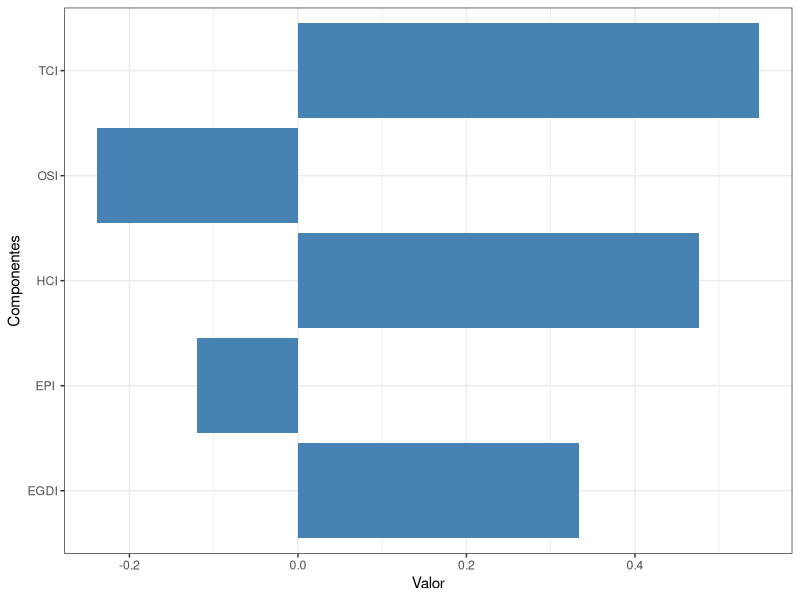

R code for this plot:
library(tidyverse)
library(readxl)

egdi <- read.csv('EGOV_DATA_2024.csv') %>%
    arrange(Country.Name) %>%
    select(
            Country.Name,
            E.Government.Index,
            E.Participation.Index, 
            Online.Service.Index, 
            Human.Capital.Index, 
            Telecommunication.Infrastructure.Index
        )

gastos_publicos <- read_excel('imf_government_expenditure.xls') %>% 
    arrange(Country)

gastos_publicos <- gastos_publicos %>% 
    mutate(Country = case_when(
        Country == 'Vietnam' ~ 'Viet Nam',
        Country == 'Georgia' ~ 'Georgia (Country)',
        Country == 'China, People\'s Republic of' ~ 'China',
        Country == 'China, People\'s Republic of' ~ 'China',
        Country == 'Republic of Congo' ~ 'Congo',
        Country == 'Türkiye, Republic of' ~ 'Türkiye',
        Country == "Micronesia, Fed. States of" ~ "Micronesia (Federated States of)",
        Country == "United States" ~ "United States of America",
        Country == "United Kingdom" ~ "United Kingdom of Great Britain and Northern Ireland",
        Country == "Tanzania" ~ "United Republic of Tanzania",
        Country == "Slovak Republic" ~ "Slovakia",
        Country == "Moldova" ~ "Republic of Moldova",
        Country == "Kyrgyz Republic" ~ "Kyrgyzstan",
        Country == "Korea, Republic of" ~ "Republic of Korea",
        Country == "Iran" ~ "Iran (Islamic Republic of)",
        TRUE ~ Country
    ))

gastos_publicos <- gastos_publicos %>%
    filter(Country %in% egdi$Country.Name)

egdi <- egdi %>%
    filter(Country.Name %in% gastos_publicos$Country)

df <- data.frame(
    indices = c(
        'EGDI',
        'EPI ',
        'OSI',
        'HCI',
        'TCI'
    ),
    correlacoes = c(
        cor(gastos_publicos$Percentage, egdi$E.Government.Index, method = 'spearman'),
        cor(gastos_publicos$Percentage, egdi$E.Participation.Index, method = 'spearman'),
        cor(gastos_publicos$Percentage, egdi$Online.Service.Index, method = 'spearman'),
        cor(gastos_publicos$Percentage, egdi$Human.Capital.Index, method = 'spearman'),
        cor(gastos_publicos$Percentage, egdi$Telecommunication.Infrastructure.Index, method = 'spearman')
    )
)

ggplot(df, aes(indices, correlacoes)) +
    geom_col(fill = "steelblue") +
    labs(
        y = 'Valor',
        x = 'Componentes'
    ) +
    theme_bw() +
    coord_flip()
